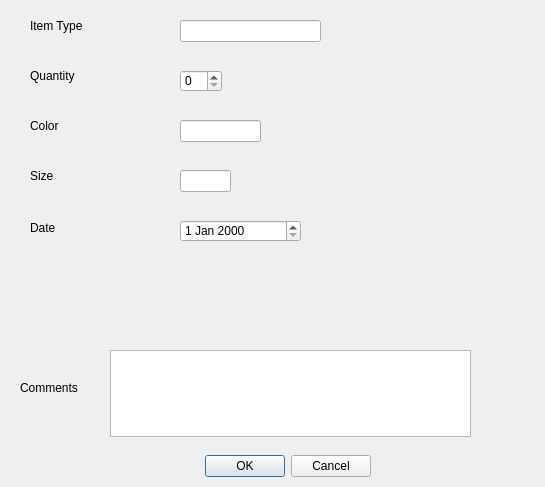
<?xml version="1.0" encoding="UTF-8"?>
<ui version="4.0">
 <class>Dialog</class>
 <widget class="QDialog" name="Dialog">
  <property name="geometry">
   <rect>
    <x>0</x>
    <y>0</y>
    <width>545</width>
    <height>487</height>
   </rect>
  </property>
  <property name="windowTitle">
   <string>Dialog</string>
  </property>
  <widget class="QDialogButtonBox" name="buttonBox">
   <property name="geometry">
    <rect>
     <x>30</x>
     <y>450</y>
     <width>341</width>
     <height>32</height>
    </rect>
   </property>
   <property name="orientation">
    <enum>Qt::Horizontal</enum>
   </property>
   <property name="standardButtons">
    <set>QDialogButtonBox::Cancel|QDialogButtonBox::Ok</set>
   </property>
  </widget>
  <widget class="QLabel" name="label_4">
   <property name="geometry">
    <rect>
     <x>20</x>
     <y>380</y>
     <width>71</width>
     <height>16</height>
    </rect>
   </property>
   <property name="text">
    <string>Comments</string>
   </property>
  </widget>
  <widget class="QPlainTextEdit" name="comments_text">
   <property name="geometry">
    <rect>
     <x>110</x>
     <y>350</y>
     <width>361</width>
     <height>87</height>
    </rect>
   </property>
  </widget>
  <widget class="QLabel" name="order_interest_lbl">
   <property name="geometry">
    <rect>
     <x>450</x>
     <y>300</y>
     <width>51</width>
     <height>16</height>
    </rect>
   </property>
   <property name="text">
    <string/>
   </property>
  </widget>
  <widget class="QLabel" name="label_5">
   <property name="geometry">
    <rect>
     <x>30</x>
     <y>15</y>
     <width>91</width>
     <height>21</height>
    </rect>
   </property>
   <property name="text">
    <string>Item Type</string>
   </property>
  </widget>
  <widget class="QLineEdit" name="type_edit">
   <property name="geometry">
    <rect>
     <x>180</x>
     <y>20</y>
     <width>141</width>
     <height>22</height>
    </rect>
   </property>
  </widget>
  <widget class="QLabel" name="label_6">
   <property name="geometry">
    <rect>
     <x>30</x>
     <y>65</y>
     <width>91</width>
     <height>21</height>
    </rect>
   </property>
   <property name="text">
    <string>Quantity</string>
   </property>
  </widget>
  <widget class="QSpinBox" name="quantity_box">
   <property name="geometry">
    <rect>
     <x>180</x>
     <y>70</y>
     <width>42</width>
     <height>22</height>
    </rect>
   </property>
  </widget>
  <widget class="QLabel" name="label_7">
   <property name="geometry">
    <rect>
     <x>30</x>
     <y>220</y>
     <width>55</width>
     <height>16</height>
    </rect>
   </property>
   <property name="text">
    <string>Date</string>
   </property>
  </widget>
  <widget class="QDateEdit" name="date_edit">
   <property name="geometry">
    <rect>
     <x>180</x>
     <y>220</y>
     <width>121</width>
     <height>22</height>
    </rect>
   </property>
  </widget>
  <widget class="QLabel" name="label_8">
   <property name="geometry">
    <rect>
     <x>30</x>
     <y>115</y>
     <width>91</width>
     <height>21</height>
    </rect>
   </property>
   <property name="text">
    <string>Color</string>
   </property>
  </widget>
  <widget class="QLineEdit" name="color_edit">
   <property name="geometry">
    <rect>
     <x>180</x>
     <y>120</y>
     <width>81</width>
     <height>22</height>
    </rect>
   </property>
  </widget>
  <widget class="QLabel" name="label_9">
   <property name="geometry">
    <rect>
     <x>30</x>
     <y>165</y>
     <width>91</width>
     <height>21</height>
    </rect>
   </property>
   <property name="text">
    <string>Size</string>
   </property>
  </widget>
  <widget class="QLineEdit" name="size_edit">
   <property name="geometry">
    <rect>
     <x>180</x>
     <y>170</y>
     <width>51</width>
     <height>22</height>
    </rect>
   </property>
  </widget>
 </widget>
 <resources/>
 <connections>
  <connection>
   <sender>buttonBox</sender>
   <signal>accepted()</signal>
   <receiver>Dialog</receiver>
   <slot>accept()</slot>
   <hints>
    <hint type="sourcelabel">
     <x>248</x>
     <y>254</y>
    </hint>
    <hint type="destinationlabel">
     <x>157</x>
     <y>274</y>
    </hint>
   </hints>
  </connection>
  <connection>
   <sender>buttonBox</sender>
   <signal>rejected()</signal>
   <receiver>Dialog</receiver>
   <slot>reject()</slot>
   <hints>
    <hint type="sourcelabel">
     <x>316</x>
     <y>260</y>
    </hint>
    <hint type="destinationlabel">
     <x>286</x>
     <y>274</y>
    </hint>
   </hints>
  </connection>
 </connections>
</ui>
